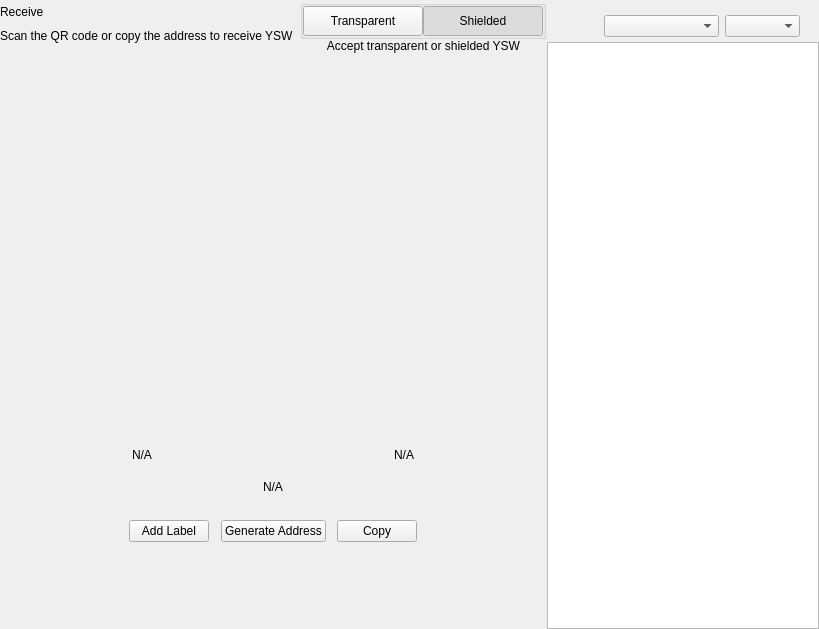
<?xml version="1.0" encoding="UTF-8"?>
<ui version="4.0">
 <class>ReceiveWidget</class>
 <widget class="QWidget" name="ReceiveWidget">
  <property name="geometry">
   <rect>
    <x>0</x>
    <y>0</y>
    <width>819</width>
    <height>629</height>
   </rect>
  </property>
  <property name="minimumSize">
   <size>
    <width>0</width>
    <height>0</height>
   </size>
  </property>
  <property name="windowTitle">
   <string>Form</string>
  </property>
  <layout class="QHBoxLayout" name="horizontalLayout_2" stretch="2,1">
   <property name="spacing">
    <number>0</number>
   </property>
   <property name="leftMargin">
    <number>0</number>
   </property>
   <property name="topMargin">
    <number>0</number>
   </property>
   <property name="rightMargin">
    <number>0</number>
   </property>
   <property name="bottomMargin">
    <number>0</number>
   </property>
   <item>
    <widget class="QWidget" name="left" native="true">
     <layout class="QVBoxLayout" name="verticalLayout_3">
      <property name="leftMargin">
       <number>0</number>
      </property>
      <property name="topMargin">
       <number>0</number>
      </property>
      <property name="rightMargin">
       <number>0</number>
      </property>
      <property name="bottomMargin">
       <number>0</number>
      </property>
      <item>
       <layout class="QVBoxLayout" name="verticalLayout_2">
        <property name="spacing">
         <number>0</number>
        </property>
        <property name="leftMargin">
         <number>0</number>
        </property>
        <item>
         <layout class="QHBoxLayout" name="horizontalLayout_3">
          <property name="spacing">
           <number>0</number>
          </property>
          <item>
           <layout class="QVBoxLayout" name="verticalLayout_4">
            <property name="spacing">
             <number>5</number>
            </property>
            <item>
             <widget class="QLabel" name="labelTitle">
              <property name="text">
               <string>Receive</string>
              </property>
             </widget>
            </item>
            <item alignment="Qt::AlignTop">
             <widget class="QLabel" name="labelSubtitle1">
              <property name="text">
               <string>Scan the QR code or copy the address to receive YSW</string>
              </property>
             </widget>
            </item>
           </layout>
          </item>
          <item>
           <spacer name="horizontalSpacer">
            <property name="orientation">
             <enum>Qt::Horizontal</enum>
            </property>
            <property name="sizeHint" stdset="0">
             <size>
              <width>40</width>
              <height>20</height>
             </size>
            </property>
           </spacer>
          </item>
          <item>
           <widget class="QWidget" name="containerViewPrivacyChecks" native="true">
            <layout class="QVBoxLayout" name="containerPrivacyChecks">
             <property name="spacing">
              <number>0</number>
             </property>
             <property name="leftMargin">
              <number>0</number>
             </property>
             <property name="topMargin">
              <number>0</number>
             </property>
             <property name="rightMargin">
              <number>0</number>
             </property>
             <property name="bottomMargin">
              <number>0</number>
             </property>
             <item alignment="Qt::AlignHCenter|Qt::AlignVCenter">
              <widget class="QGroupBox" name="groupBox">
               <property name="title">
                <string/>
               </property>
               <layout class="QHBoxLayout" name="horizontalLayout_2_1">
                <property name="spacing">
                 <number>0</number>
                </property>
                <property name="leftMargin">
                 <number>0</number>
                </property>
                <property name="topMargin">
                 <number>0</number>
                </property>
                <property name="rightMargin">
                 <number>0</number>
                </property>
                <property name="bottomMargin">
                 <number>0</number>
                </property>
                <item>
                 <widget class="QPushButton" name="pushLeft">
                  <property name="minimumSize">
                   <size>
                    <width>120</width>
                    <height>30</height>
                   </size>
                  </property>
                  <property name="maximumSize">
                   <size>
                    <width>120</width>
                    <height>30</height>
                   </size>
                  </property>
                  <property name="focusPolicy">
                   <enum>Qt::NoFocus</enum>
                  </property>
                  <property name="text">
                   <string>Transparent</string>
                  </property>
                  <property name="checkable">
                   <bool>true</bool>
                  </property>
                  <property name="autoExclusive">
                   <bool>true</bool>
                  </property>
                 </widget>
                </item>
                <item>
                 <widget class="QPushButton" name="pushRight">
                  <property name="minimumSize">
                   <size>
                    <width>120</width>
                    <height>30</height>
                   </size>
                  </property>
                  <property name="maximumSize">
                   <size>
                    <width>120</width>
                    <height>30</height>
                   </size>
                  </property>
                  <property name="focusPolicy">
                   <enum>Qt::NoFocus</enum>
                  </property>
                  <property name="text">
                   <string>Shielded</string>
                  </property>
                  <property name="checkable">
                   <bool>true</bool>
                  </property>
                  <property name="checked">
                   <bool>true</bool>
                  </property>
                  <property name="autoExclusive">
                   <bool>true</bool>
                  </property>
                 </widget>
                </item>
               </layout>
              </widget>
             </item>
             <item alignment="Qt::AlignHCenter|Qt::AlignTop">
              <widget class="QLabel" name="labelSubtitle2">
               <property name="text">
                <string>Accept transparent or shielded YSW</string>
               </property>
               <property name="alignment">
                <set>Qt::AlignRight|Qt::AlignTrailing|Qt::AlignVCenter</set>
               </property>
              </widget>
             </item>
            </layout>
           </widget>
          </item>
         </layout>
        </item>
        <item>
         <spacer name="verticalSpacer_2">
          <property name="orientation">
           <enum>Qt::Vertical</enum>
          </property>
          <property name="sizeType">
           <enum>QSizePolicy::Expanding</enum>
          </property>
          <property name="sizeHint" stdset="0">
           <size>
            <width>20</width>
            <height>50</height>
           </size>
          </property>
         </spacer>
        </item>
        <item alignment="Qt::AlignHCenter">
         <widget class="QWidget" name="layoutQR" native="true">
          <property name="maximumSize">
           <size>
            <width>510</width>
            <height>16777215</height>
           </size>
          </property>
          <layout class="QVBoxLayout" name="verticalLayoutQr">
           <item>
            <spacer name="verticalSpacer11">
             <property name="orientation">
              <enum>Qt::Vertical</enum>
             </property>
             <property name="sizeType">
              <enum>QSizePolicy::Fixed</enum>
             </property>
             <property name="sizeHint" stdset="0">
              <size>
               <width>20</width>
               <height>20</height>
              </size>
             </property>
            </spacer>
           </item>
           <item alignment="Qt::AlignHCenter">
            <widget class="QLabel" name="labelQrImg">
             <property name="minimumSize">
              <size>
               <width>260</width>
               <height>260</height>
              </size>
             </property>
             <property name="maximumSize">
              <size>
               <width>260</width>
               <height>260</height>
              </size>
             </property>
             <property name="text">
              <string/>
             </property>
             <property name="alignment">
              <set>Qt::AlignCenter</set>
             </property>
            </widget>
           </item>
           <item>
            <spacer name="verticalSpacer_21">
             <property name="orientation">
              <enum>Qt::Vertical</enum>
             </property>
             <property name="sizeType">
              <enum>QSizePolicy::Fixed</enum>
             </property>
             <property name="sizeHint" stdset="0">
              <size>
               <width>20</width>
               <height>30</height>
              </size>
             </property>
            </spacer>
           </item>
           <item>
            <widget class="QWidget" name="widget" native="true">
             <property name="minimumSize">
              <size>
               <width>0</width>
               <height>0</height>
              </size>
             </property>
             <layout class="QHBoxLayout" name="horizontalLayout_5">
              <item>
               <widget class="QLabel" name="labelLabel">
                <property name="text">
                 <string notr="true">N/A</string>
                </property>
               </widget>
              </item>
              <item>
               <spacer name="horizontalSpacer_2">
                <property name="orientation">
                 <enum>Qt::Horizontal</enum>
                </property>
                <property name="sizeHint" stdset="0">
                 <size>
                  <width>141</width>
                  <height>20</height>
                 </size>
                </property>
               </spacer>
              </item>
              <item>
               <widget class="QLabel" name="labelDate">
                <property name="text">
                 <string notr="true">N/A</string>
                </property>
                <property name="alignment">
                 <set>Qt::AlignRight|Qt::AlignTrailing|Qt::AlignVCenter</set>
                </property>
               </widget>
              </item>
             </layout>
            </widget>
           </item>
           <item>
            <widget class="QLabel" name="labelAddress">
             <property name="sizePolicy">
              <sizepolicy hsizetype="Expanding" vsizetype="Preferred">
               <horstretch>0</horstretch>
               <verstretch>0</verstretch>
              </sizepolicy>
             </property>
             <property name="minimumSize">
              <size>
               <width>300</width>
               <height>0</height>
              </size>
             </property>
             <property name="text">
              <string notr="true">N/A</string>
             </property>
             <property name="alignment">
              <set>Qt::AlignCenter</set>
             </property>
            </widget>
           </item>
           <item>
            <spacer name="verticalSpacer_4">
             <property name="orientation">
              <enum>Qt::Vertical</enum>
             </property>
             <property name="sizeType">
              <enum>QSizePolicy::Fixed</enum>
             </property>
             <property name="sizeHint" stdset="0">
              <size>
               <width>20</width>
               <height>20</height>
              </size>
             </property>
            </spacer>
           </item>
           <item>
            <layout class="QHBoxLayout" name="horizontalLayout_4">
             <item alignment="Qt::AlignHCenter">
              <widget class="QPushButton" name="pushButtonLabel">
               <property name="focusPolicy">
                <enum>Qt::NoFocus</enum>
               </property>
               <property name="text">
                <string>Add Label</string>
               </property>
              </widget>
             </item>
             <item alignment="Qt::AlignHCenter">
              <widget class="QPushButton" name="pushButtonNewAddress">
               <property name="focusPolicy">
                <enum>Qt::NoFocus</enum>
               </property>
               <property name="text">
                <string>Generate Address</string>
               </property>
              </widget>
             </item>
             <item alignment="Qt::AlignHCenter">
              <widget class="QPushButton" name="pushButtonCopy">
               <property name="focusPolicy">
                <enum>Qt::NoFocus</enum>
               </property>
               <property name="text">
                <string>Copy</string>
               </property>
              </widget>
             </item>
            </layout>
           </item>
           <item>
            <spacer name="verticalSpacer_3">
             <property name="orientation">
              <enum>Qt::Vertical</enum>
             </property>
             <property name="sizeType">
              <enum>QSizePolicy::Expanding</enum>
             </property>
             <property name="sizeHint" stdset="0">
              <size>
               <width>20</width>
               <height>20</height>
              </size>
             </property>
            </spacer>
           </item>
          </layout>
         </widget>
        </item>
        <item>
         <spacer name="verticalSpacer">
          <property name="orientation">
           <enum>Qt::Vertical</enum>
          </property>
          <property name="sizeHint" stdset="0">
           <size>
            <width>20</width>
            <height>40</height>
           </size>
          </property>
         </spacer>
        </item>
       </layout>
      </item>
     </layout>
    </widget>
   </item>
   <item>
    <widget class="QWidget" name="right" native="true">
     <layout class="QVBoxLayout" name="verticalLayout_5">
      <property name="spacing">
       <number>0</number>
      </property>
      <property name="leftMargin">
       <number>1</number>
      </property>
      <property name="topMargin">
       <number>0</number>
      </property>
      <property name="rightMargin">
       <number>0</number>
      </property>
      <property name="bottomMargin">
       <number>0</number>
      </property>
      <item>
       <layout class="QVBoxLayout" name="container_right">
        <property name="spacing">
         <number>0</number>
        </property>
        <property name="leftMargin">
         <number>0</number>
        </property>
        <property name="rightMargin">
         <number>0</number>
        </property>
        <item>
         <layout class="QVBoxLayout" name="verticalLayout">
          <property name="spacing">
           <number>6</number>
          </property>
          <property name="leftMargin">
           <number>19</number>
          </property>
          <property name="rightMargin">
           <number>19</number>
          </property>
          <item>
           <widget class="OptionButton" name="btnRequest" native="true"/>
          </item>
          <item>
           <widget class="OptionButton" name="btnMyAddresses" native="true">
            <property name="sizePolicy">
             <sizepolicy hsizetype="Preferred" vsizetype="Minimum">
              <horstretch>0</horstretch>
              <verstretch>0</verstretch>
             </sizepolicy>
            </property>
           </widget>
          </item>
         </layout>
        </item>
        <item>
         <widget class="QWidget" name="sortWidget" native="true">
          <layout class="QHBoxLayout" name="horizontalLayout_6">
           <property name="leftMargin">
            <number>19</number>
           </property>
           <property name="rightMargin">
            <number>19</number>
           </property>
           <property name="bottomMargin">
            <number>5</number>
           </property>
           <item>
            <spacer name="horizontalSpacer_3">
             <property name="orientation">
              <enum>Qt::Horizontal</enum>
             </property>
             <property name="sizeHint" stdset="0">
              <size>
               <width>40</width>
               <height>20</height>
              </size>
             </property>
            </spacer>
           </item>
           <item>
            <widget class="QComboBox" name="comboBoxSort">
             <property name="sizePolicy">
              <sizepolicy hsizetype="Preferred" vsizetype="Fixed">
               <horstretch>0</horstretch>
               <verstretch>0</verstretch>
              </sizepolicy>
             </property>
             <property name="minimumSize">
              <size>
               <width>115</width>
               <height>0</height>
              </size>
             </property>
            </widget>
           </item>
           <item>
            <widget class="QComboBox" name="comboBoxSortOrder">
             <property name="sizePolicy">
              <sizepolicy hsizetype="Preferred" vsizetype="Fixed">
               <horstretch>0</horstretch>
               <verstretch>0</verstretch>
              </sizepolicy>
             </property>
             <property name="minimumSize">
              <size>
               <width>75</width>
               <height>0</height>
              </size>
             </property>
            </widget>
           </item>
          </layout>
         </widget>
        </item>
        <item>
         <widget class="QListView" name="listViewAddress"/>
        </item>
       </layout>
      </item>
     </layout>
    </widget>
   </item>
  </layout>
 </widget>
 <customwidgets>
  <customwidget>
   <class>OptionButton</class>
   <extends>QWidget</extends>
   <header>qt/yieldstakingwallet/optionbutton.h</header>
   <container>1</container>
  </customwidget>
 </customwidgets>
 <resources/>
 <connections/>
</ui>
